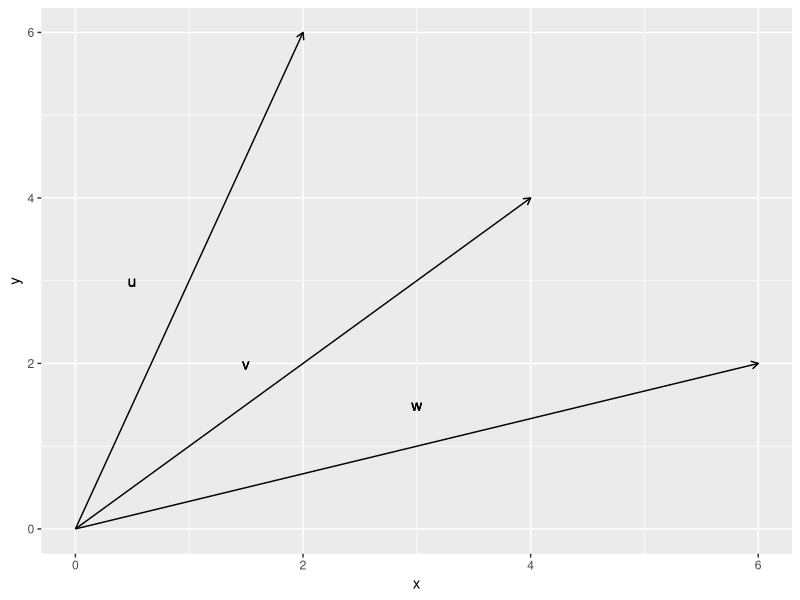
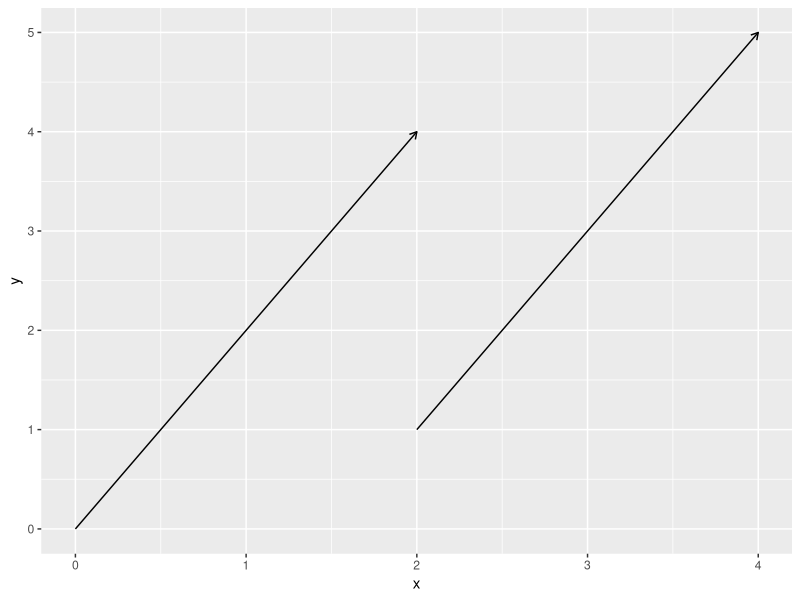
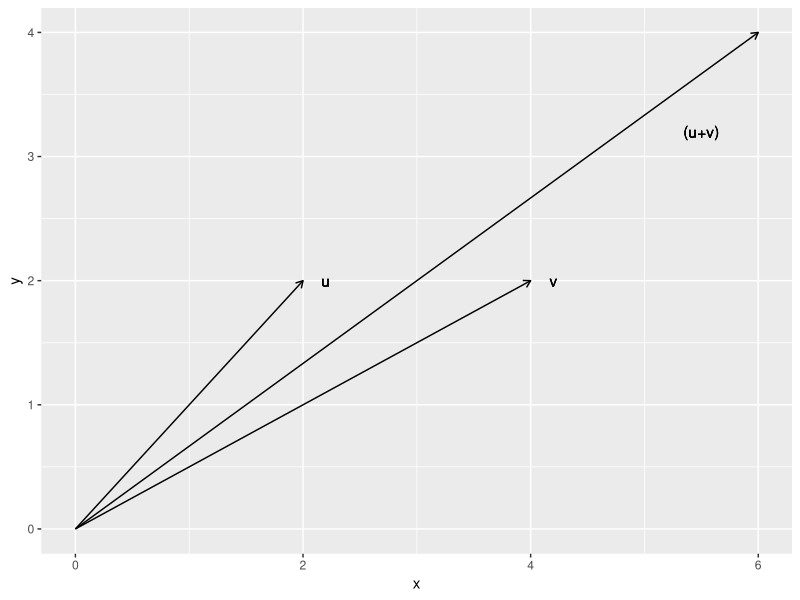

These figures' R source, in order:
## ---- chunk 1
knitr::opts_chunk$set(echo = TRUE)
library(ggplot2)
## ---- chunk 2
v <- data.frame(x = c(2,4,6),
                y = c(6,4,2))

ggplot(v, aes(x = x, y = y)) +
  geom_segment(aes(x=0,y=0,xend=x,yend=y), arrow=arrow(length=unit(0.2,"cm"))) +
  geom_text(aes(x=.5,y=3,label="u")) +
  geom_text(aes(x=1.5,y=2,label="v")) +
  geom_text(aes(x=3,y=1.5, label="w"))

## ---- chunk 3
ggplot(data.frame(x = 2, y = 4), aes(x=x, y=y)) +
  geom_segment(aes(x=0, xend=x, y=0, yend=y), arrow=arrow(length=unit(.2,"cm"))) +
  geom_segment(aes(x=2, xend=2+x, y=1, yend=1+y), arrow=arrow(length=unit(.2,"cm")))

## ---- chunk 4
v <- data.frame(x=c(2,4,6), y=c(2,2,4))
ggplot(v, aes(x=x,y=y)) +
  geom_segment(aes(x=0,y=0, xend=x,yend=y), arrow=arrow(length=unit(.2,"cm"))) +
  geom_text(aes(x=2.2,y=2,label="u")) +
  geom_text(aes(x=4.2,y=2,label="v")) +
  geom_text(aes(x=5.5,y=3.2, label="(u+v)"))

## ---- chunk 5
m <- matrix(c(2,0,2,6,4,-2,-2,-2,4),ncol=3)
det(m)
